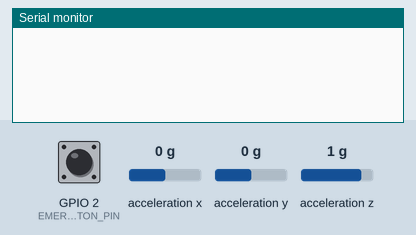
Simulated run of this sketch. Board: ESP32. Shown: the last lines printed to the serial monitor. Wiring (inferred from the names in the program): MPU-6050 motion sensor at I2C address 0x68. The test bench sets the inputs (shaded band); at power-on: acceleration y 0 g, GPIO 2 (EMERGENCY_BUTTON_PIN) HIGH, acceleration x 0 g, acceleration z 1 g.

Above: at 1.2 s.
1.3 s: acceleration y set to -1.4 g
At 3.2 s:
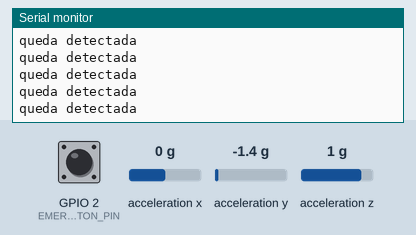
3.3 s: GPIO 2 (EMERGENCY_BUTTON_PIN) pulsed LOW 2 times (0.12 s each, 0.3 s apart)
At 3.86 s:
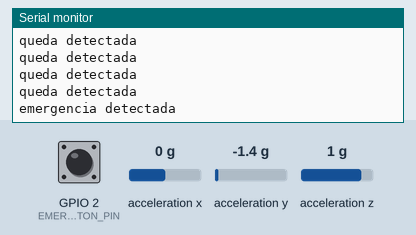

Measured:
- after the input at 1.3 s, the serial monitor: prints a new line at once (image 1)
- after the input at 3.3 s, the serial monitor: prints a new line after 0.30 s (image 2)

The sketch:

embedded_system.ino
```cpp
#include "globalVars.h"
#include "camadaSystem.h"
void setup() {
  Serial.begin(9600);
  config_fallDetect();
  config_emergencyButton();
}

void loop() {

  if(fall_detected){
    send_fall_notification();
    fall_detected = false;
  }

  if(emergency_detected){
    send_emergency_notification();
    emergency_detected = false;
  }

  if(flag_ready_to_read){
    read_accelerometer();
    flag_ready_to_read = false;
  }
}
```

camadaHardware.h
```cpp
#include "Wire.h" // This library allows you to communicate with I2C devices.

void config_MPU_6050(int MPU, int full_scale) {
  Wire.begin();
  Wire.beginTransmission(MPU);
  Wire.write(0x6B);
  Wire.write(0);
  Wire.endTransmission(true);

  int valueConfig = 0x00011000;

  /*
    Wire.write(0b00000000); // full_scale = 1 => fundo de escala do Giroscópio em +/-250°/s  | fundo de escala do Acelerometro em +/-2g
    Wire.write(0b00001000); // full_scale = 2 => fundo de escala do Giroscópio em +/-500°/s  | fundo de escala do Acelerometro em +/-4g
    Wire.write(0b00010000); // full_scale = 3 => fundo de escala do Giroscópio em +/-1000°/s | fundo de escala do Acelerometro em +/-8g
    Wire.write(0b00011000); // full_scale = 4 => fundo de escala do Giroscópio em +/-2000°/s | fundo de escala do Acelerometro em +/-16g
  */

  switch (full_scale) {
    case 1:
      valueConfig = 0x00000000;
      break;
    case 2:
      valueConfig = 0x00001000;
      break;
    case 3:
      valueConfig = 0x00010000;
      break;
    default:
      valueConfig = 0x00011000;
      break;
  }

  // Configura Giroscópio para fundo de escala desejado
  Wire.beginTransmission(MPU);
  Wire.write(0x1B);
  Wire.write(valueConfig);
  Wire.endTransmission();

  // Configura Acelerometro para fundo de escala desejado
  Wire.beginTransmission(MPU);
  Wire.write(0x1C);
  Wire.write(valueConfig);
  Wire.endTransmission();
}

void read_i2c_MPU_6050(int MPU,  int full_scale) {

  Wire.beginTransmission(MPU);
  Wire.write(0x3B);
  Wire.endTransmission(false);
  Wire.requestFrom(MPU, 6, true); // Solicita os dados ao sensor

  float full_scale_acc = 2048;
  /*
    full_scale = 1 => fundo de escala do Acelerometro +/-2g = 16384
    full_scale = 2 => fundo de escala do Acelerometro +/-4g = 8192
    full_scale = 3 => fundo de escala do Acelerometro +/-8g = 4096
    full_scale = 4 => fundo de escala do Acelerometro +/-16g = 2048
  */

  switch (full_scale) {
    case 1:
      full_scale_acc = 16384;
      break;
    case 2:
      full_scale_acc = 8192;
      break;
    case 3:
      full_scale_acc = 4096;
      break;
    default:
      full_scale_acc = 2048;
      break;
  }
  int16_t AccX = (Wire.read() << 8 | Wire.read()); //AccX
  int16_t AccY = (Wire.read() << 8 | Wire.read()); //AccY
  int16_t AccZ = (Wire.read() << 8 | Wire.read()); //AccZ

  float AccXAux = (float) AccX;
  float AccYAux = (float) AccY;
  float AccZAux = (float) AccZ;

  readed_i2c[0] = AccXAux/full_scale_acc;
  readed_i2c[1] = AccYAux/full_scale_acc;
  readed_i2c[2] = AccZAux/full_scale_acc;

  Wire.endTransmission();
}
  
```

camadaSystem.h
```cpp
#include "camadaHardware.h" // This library allows you to communicate with I2C devices.
#include <math.h> // This library is for calculate abs value of average - current value

hw_timer_t *My_timer = NULL;

void IRAM_ATTR onTimer() {
  flag_ready_to_read = true;
}

void detect_fall(float current_value) {
  if(index_history == (MOVING_AVERAGE_SIZE - 1 )){
    init_fall_detection = true;
    moving_average = (moving_average / MOVING_AVERAGE_SIZE);
  }

  if(init_fall_detection){
    if(fabs(moving_average - current_value) >= FALL_DETECTION_TRESHOLD){
        fall_detected = true;
    }

  }

  moving_average = ((moving_average + current_value) - history_accelerometer[index_history]);
  history_accelerometer[index_history] = current_value;

  index_history = (index_history + 1) % (MOVING_AVERAGE_SIZE);
}

void read_accelerometer() {

  read_i2c_MPU_6050(MPU_ADDRESS, MPU_FULL_SCALE_RANGE);

  accelerometer_x = readed_i2c[0];
  accelerometer_y = readed_i2c[1];
  accelerometer_z = readed_i2c[2];
  Serial.println();

  detect_fall(readed_i2c[1]);

}

void config_fallDetect() {
  My_timer = timerBegin(0, 80, true);
  timerAttachInterrupt(My_timer, &onTimer, true);
  timerAlarmWrite(My_timer, 100000, true);
  timerAlarmEnable(My_timer);  //Just Enable

  for(int i = 0; i< MOVING_AVERAGE_SIZE; i++){
    history_accelerometer[i] = 0;
  }

  config_MPU_6050(MPU_ADDRESS, MPU_FULL_SCALE_RANGE);
}

void button_emergency_pressed() {
  if (millis() - time_last_pressed >= DEBOUNCE_DELAY) {

    time_last_pressed = millis();

    if(!first_click){
      first_click = true;
      first_click_time = millis();
    }else{
      first_click = false;
      if (millis() - first_click_time <= DOUBLE_CLICK_DELAY) {
        emergency_detected = true;
      }

    }

  }
}

void config_emergencyButton() {
  pinMode(EMERGENCY_BUTTON_PIN, INPUT_PULLUP); // Configura o pino como entrada com resistor de pull-up interno
  attachInterrupt(digitalPinToInterrupt(EMERGENCY_BUTTON_PIN), button_emergency_pressed, FALLING); // Configura a interrupção para ocorrer na transição de HIGH para LOW
}

void send_fall_notification() {
  Serial.println("queda detectada");
}

void send_emergency_notification() {
  Serial.println("emergencia detectada");
}
```

globalVars.h
```cpp
// VARIAVEIS PARA CONFIGURAÇÂO INTERNA DO MPU
const int MPU_ADDRESS = 0x68; // I2C address of the MPU-6050
const int MPU_FULL_SCALE_RANGE = 1; // full-scale 1 => +/-2g | full-scale 2 => +/-4g | full-scale 3 => +/-8g | full-scale 4 => +/-16g


//VARIAVEIS PARA TRATAMENTO E DETECÇÂO DE QUEDAS
bool fall_detected = false;
bool flag_ready_to_read = false;
float readed_i2c[3];
const int MOVING_AVERAGE_SIZE = 10;
float moving_average = 0;
float history_accelerometer[MOVING_AVERAGE_SIZE];
int index_history = 0;
const float FALL_DETECTION_TRESHOLD = 1;
float accelerometer_x, accelerometer_y, accelerometer_z; // variables for accelerometer raw data
bool init_fall_detection = false;

//VARIAVEIS PARA TRATAMENTO E DETECÇÂO DE EMERGENCIA
const int EMERGENCY_BUTTON_PIN = 2;
const unsigned long DEBOUNCE_DELAY = 50;
const unsigned long DOUBLE_CLICK_DELAY = 500;
unsigned long time_last_pressed = millis();
unsigned long first_click_time = millis();
bool first_click = false;
bool emergency_detected = false;
```
